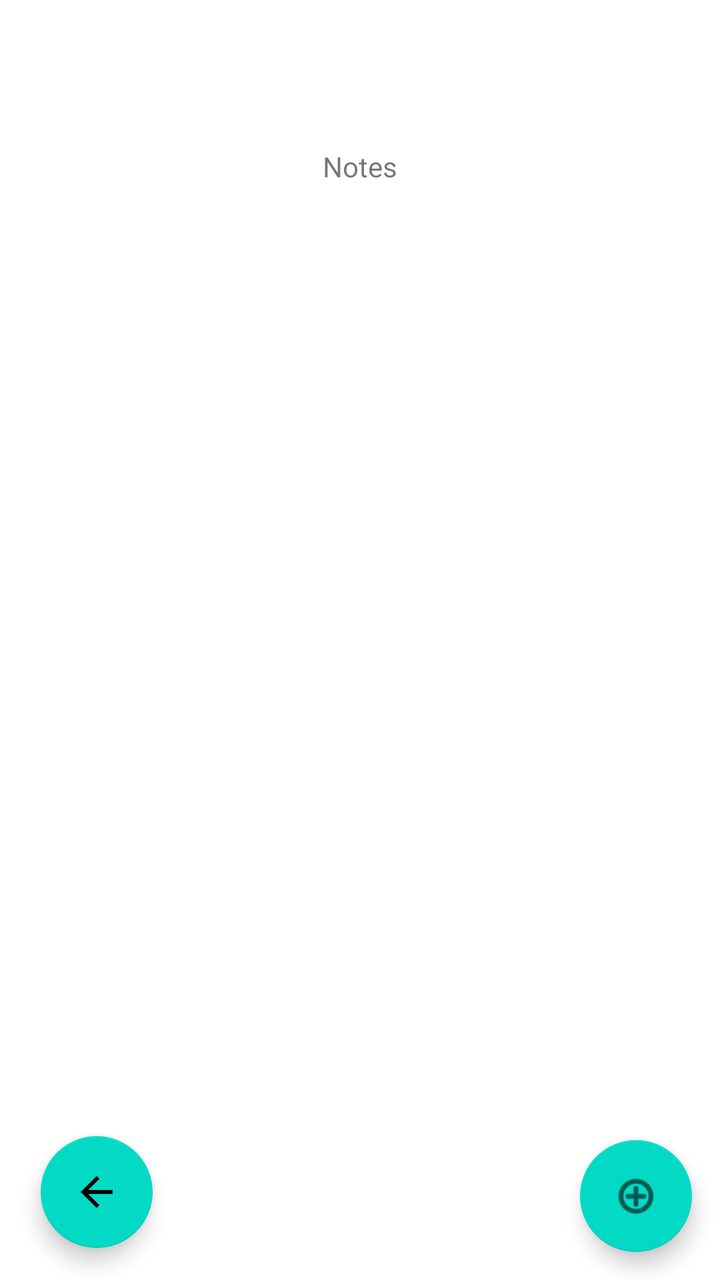
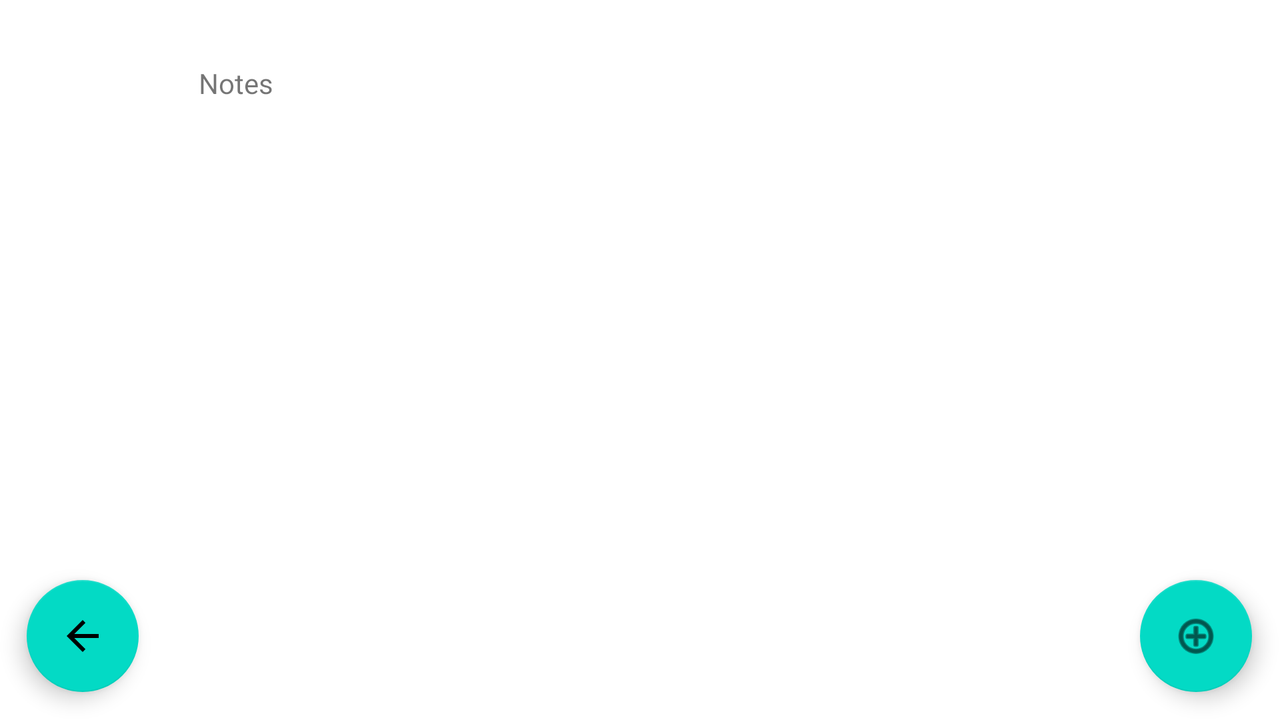

Compare how this app lays out the same screen by default and in its alternative resource folder. The renders come first, then the two layout files and the values they reference.
<!-- AndroidManifest.xml: application theme Theme.Smith_TaylorJ -->
<!-- res/layout/activity_course_notes.xml -->
<?xml version="1.0" encoding="utf-8"?>
<androidx.constraintlayout.widget.ConstraintLayout xmlns:android="http://schemas.android.com/apk/res/android"
    xmlns:app="http://schemas.android.com/apk/res-auto"
    xmlns:tools="http://schemas.android.com/tools"
    android:layout_width="match_parent"
    android:layout_height="match_parent"
    tools:context=".EditTermActivity">

    <TextView
        android:id="@+id/notesHeader"
        android:layout_width="wrap_content"
        android:layout_height="wrap_content"
        android:layout_marginBottom="55dp"
        android:gravity="center_horizontal"
        android:text="Notes"
        android:textAlignment="center"
        app:layout_constraintBottom_toBottomOf="parent"
        app:layout_constraintEnd_toEndOf="parent"
        app:layout_constraintStart_toStartOf="parent"
        app:layout_constraintTop_toTopOf="parent"
        app:layout_constraintVertical_bias="0.13" />

    <ListView
        android:id="@+id/notesListView"
        android:layout_width="371dp"
        android:layout_height="466dp"
        app:layout_constraintBottom_toBottomOf="parent"
        app:layout_constraintEnd_toEndOf="parent"
        app:layout_constraintHorizontal_bias="0.6"
        app:layout_constraintStart_toStartOf="parent"
        app:layout_constraintTop_toTopOf="parent"
        app:layout_constraintVertical_bias="0.498" />

    <com.google.android.material.floatingactionbutton.FloatingActionButton
        android:id="@+id/returnToCourseBtn"
        android:layout_width="wrap_content"
        android:layout_height="wrap_content"
        android:layout_marginBottom="16dp"
        android:clickable="true"
        app:layout_constraintBottom_toBottomOf="parent"
        app:layout_constraintEnd_toEndOf="parent"
        app:layout_constraintHorizontal_bias="0.067"
        app:layout_constraintStart_toStartOf="parent"
        app:srcCompat="@drawable/abc_vector_test" />

    <com.google.android.material.floatingactionbutton.FloatingActionButton
        android:id="@+id/addCourseNoteBtn"
        android:layout_width="wrap_content"
        android:layout_height="wrap_content"
        android:clickable="true"
        app:layout_constraintBottom_toBottomOf="parent"
        app:layout_constraintEnd_toEndOf="parent"
        app:layout_constraintHorizontal_bias="0.954"
        app:layout_constraintStart_toStartOf="parent"
        app:layout_constraintTop_toTopOf="parent"
        app:layout_constraintVertical_bias="0.976"
        app:srcCompat="@android:drawable/ic_menu_add" />
</androidx.constraintlayout.widget.ConstraintLayout>
<!-- resources referenced by this layout -->
<resources>
  <style name="Theme.Smith_TaylorJ" parent="Theme.MaterialComponents.DayNight.DarkActionBar">
          
          <item name="colorPrimary">@color/purple_500</item>
          <item name="colorPrimaryVariant">@color/purple_700</item>
          <item name="colorOnPrimary">@color/white</item>
          
          <item name="colorSecondary">@color/teal_200</item>
          <item name="colorSecondaryVariant">@color/teal_700</item>
          <item name="colorOnSecondary">@color/black</item>
          
          <item name="android:statusBarColor" tools:targetApi="l">?attr/colorPrimaryVariant</item>
          
      </style>
</resources>
<!-- res/layout-land/activity_course_notes.xml (the repository's variant of the layout above) -->
<!-- drawn on the phone turned sideways -->
<?xml version="1.0" encoding="utf-8"?>
<androidx.constraintlayout.widget.ConstraintLayout xmlns:android="http://schemas.android.com/apk/res/android"
    xmlns:app="http://schemas.android.com/apk/res-auto"
    xmlns:tools="http://schemas.android.com/tools"
    android:layout_width="match_parent"
    android:layout_height="match_parent"
    tools:context=".EditTermActivity">

    <TextView
        android:id="@+id/notesHeader"
        android:layout_width="wrap_content"
        android:layout_height="wrap_content"
        android:layout_marginBottom="55dp"
        android:gravity="center_horizontal"
        android:text="Notes"
        android:textAlignment="center"
        app:layout_constraintBottom_toBottomOf="parent"
        app:layout_constraintEnd_toEndOf="parent"
        app:layout_constraintHorizontal_bias="0.165"
        app:layout_constraintStart_toStartOf="parent"
        app:layout_constraintTop_toTopOf="parent"
        app:layout_constraintVertical_bias="0.112" />

    <ListView
        android:id="@+id/notesListView"
        android:layout_width="501dp"
        android:layout_height="267dp"
        app:layout_constraintBottom_toBottomOf="parent"
        app:layout_constraintEnd_toEndOf="parent"
        app:layout_constraintStart_toStartOf="parent"
        app:layout_constraintTop_toTopOf="parent" />

    <com.google.android.material.floatingactionbutton.FloatingActionButton
        android:id="@+id/returnToCourseBtn"
        android:layout_width="wrap_content"
        android:layout_height="wrap_content"
        android:clickable="true"
        app:layout_constraintBottom_toBottomOf="parent"
        app:layout_constraintEnd_toEndOf="parent"
        app:layout_constraintHorizontal_bias="0.023"
        app:layout_constraintStart_toStartOf="parent"
        app:layout_constraintTop_toTopOf="parent"
        app:layout_constraintVertical_bias="0.954"
        app:srcCompat="@drawable/abc_vector_test" />

    <com.google.android.material.floatingactionbutton.FloatingActionButton
        android:id="@+id/addCourseNoteBtn"
        android:layout_width="wrap_content"
        android:layout_height="wrap_content"
        android:clickable="true"
        app:layout_constraintBottom_toBottomOf="parent"
        app:layout_constraintEnd_toEndOf="parent"
        app:layout_constraintHorizontal_bias="0.976"
        app:layout_constraintStart_toStartOf="parent"
        app:layout_constraintTop_toTopOf="parent"
        app:layout_constraintVertical_bias="0.954"
        app:srcCompat="@android:drawable/ic_menu_add" />
</androidx.constraintlayout.widget.ConstraintLayout>
